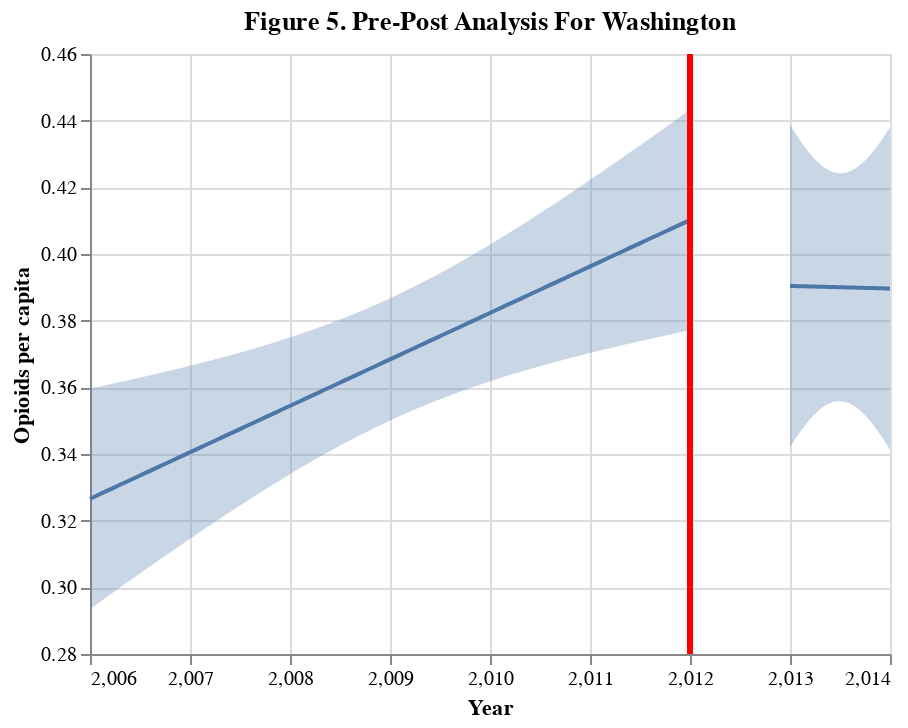

The cell this chart's notebook holds for it:
### Markdown cell above
> pre-post opioids

### Code cell
xvar= "TRANSACTION_YEAR"
yvar="opioid_shipment_population_ratio"
analysis = "Figure 5. Pre-Post Analysis For Washington"
target = "Opioids per capita"
fit, chart = pre_post(WA, yvar, xvar, 2012, analysis, target, alpha=0.05)
chart

### Figure 1 — Vega-Lite specification as saved in the notebook (floating-point values rounded to 4 significant figures)
{"config": {"view": {"continuousWidth": 400, "continuousHeight": 300}}, "layer": [{"data": {"name": "data-449e7c6b4d3613e950a6487f658d8ee4"}, "mark": "errorband", "encoding": {"x": {"field": "TRANSACTION_YEAR", "type": "quantitative"}, "y": {"axis": {"title": "Opioids per capita"}, "field": "ci_low", "type": "quantitative"}, "y2": {"field": "ci_high"}}}, {"data": {"name": "data-b5f8f2c73f2c2fd09420faa577c3c912"}, "mark": "errorband", "encoding": {"x": {"field": "TRANSACTION_YEAR", "type": "quantitative"}, "y": {"axis": {"title": "Opioids per capita"}, "field": "ci_low", "type": "quantitative"}, "y2": {"field": "ci_high"}}}, {"data": {"name": "data-449e7c6b4d3613e950a6487f658d8ee4"}, "mark": "line", "encoding": {"x": {"field": "TRANSACTION_YEAR", "type": "quantitative"}, "y": {"field": "opioid_shipment_population_ratio", "scale": {"zero": false}, "type": "quantitative"}}}, {"data": {"name": "data-b5f8f2c73f2c2fd09420faa577c3c912"}, "mark": "line", "encoding": {"x": {"field": "TRANSACTION_YEAR", "title": "Year", "type": "quantitative"}, "y": {"field": "opioid_shipment_population_ratio", "scale": {"zero": false}, "type": "quantitative"}}}, {"data": {"name": "data-093671e60d609957934f7032375c92d9"}, "mark": {"type": "rule", "color": "red", "strokeWidth": 3}, "encoding": {"x": {"field": "x", "type": "quantitative"}}}], "title": "Figure 5. Pre-Post Analysis For Washington", "$schema": "https://vega.github.io/schema/vega-lite/v4.17.0.json", "datasets": {"data-449e7c6b4d3613e950a6487f658d8ee4": [{"TRANSACTION_YEAR": 2006.0, "opioid_shipment_population_ratio": 0.3266, "ci_low": 0.2935, "ci_high": 0.3597}, {"TRANSACTION_YEAR": 2006.0, "opioid_shipment_population_ratio": 0.3274, "ci_low": 0.2948, "ci_high": 0.36}, {"TRANSACTION_YEAR": 2006.0, "opioid_shipment_population_ratio": 0.3283, "ci_low": 0.2961, "ci_high": 0.3604}, {"TRANSACTION_YEAR": 2006.0, "opioid_shipment_population_ratio": 0.3291, "ci_low": 0.2974, "ci_high": 0.3608}, {"TRANSACTION_YEAR": 2006.0, "opioid_shipment_population_ratio": 0.3299, "ci_low": 0.2986, "ci_high": 0.3612}, {"TRANSACTION_YEAR": 2006.0, "opioid_shipment_population_ratio": 0.3308, "ci_low": 0.2999, "ci_high": 0.3616}, {"TRANSACTION_YEAR": 2006.0, "opioid_shipment_population_ratio": 0.3316, "ci_low": 0.3012, "ci_high": 0.362}, {"TRANSACTION_YEAR": 2006.0, "opioid_shipment_population_ratio": 0.3324, "ci_low": 0.3025, "ci_high": 0.3624}, {"TRANSACTION_YEAR": 2006.0, "opioid_shipment_population_ratio": 0.3333, "ci_low": 0.3037, "ci_high": 0.3628}, {"TRANSACTION_YEAR": 2007.0, "opioid_shipment_population_ratio": 0.3341, "ci_low": 0.305, "ci_high": 0.3632}, {"TRANSACTION_YEAR": 2007.0, "opioid_shipment_population_ratio": 0.3349, "ci_low": 0.3063, "ci_high": 0.3636}, {"TRANSACTION_YEAR": 2007.0, "opioid_shipment_population_ratio": 0.3358, "ci_low": 0.3075, "ci_high": 0.364}, {"TRANSACTION_YEAR": 2007.0, "opioid_shipment_population_ratio": 0.3366, "ci_low": 0.3088, "ci_high": 0.3644}, {"TRANSACTION_YEAR": 2007.0, "opioid_shipment_population_ratio": 0.3374, "ci_low": 0.31, "ci_high": 0.3649}, {"TRANSACTION_YEAR": 2007.0, "opioid_shipment_population_ratio": 0.3383, "ci_low": 0.3113, "ci_high": 0.3653}, {"TRANSACTION_YEAR": 2007.0, "opioid_shipment_population_ratio": 0.3391, "ci_low": 0.3125, "ci_high": 0.3657}, {"TRANSACTION_YEAR": 2007.0, "opioid_shipment_population_ratio": 0.34, "ci_low": 0.3137, "ci_high": 0.3662}, {"TRANSACTION_YEAR": 2007.0, "opioid_shipment_population_ratio": 0.3408, "ci_low": 0.315, "ci_high": 0.3666}, {"TRANSACTION_YEAR": 2007.0, "opioid_shipment_population_ratio": 0.3416, "ci_low": 0.3162, "ci_high": 0.3671}, {"TRANSACTION_YEAR": 2007.0, "opioid_shipment_population_ratio": 0.3425, "ci_low": 0.3174, "ci_high": 0.3675}, {"TRANSACTION_YEAR": 2007.0, "opioid_shipment_population_ratio": 0.3433, "ci_low": 0.3186, "ci_high": 0.368}, {"TRANSACTION_YEAR": 2007.0, "opioid_shipment_population_ratio": 0.3441, "ci_low": 0.3198, "ci_high": 0.3685}, {"TRANSACTION_YEAR": 2007.0, "opioid_shipment_population_ratio": 0.345, "ci_low": 0.321, "ci_high": 0.3689}, {"TRANSACTION_YEAR": 2007.0, "opioid_shipment_population_ratio": 0.3458, "ci_low": 0.3222, "ci_high": 0.3694}, {"TRANSACTION_YEAR": 2007.0, "opioid_shipment_population_ratio": 0.3466, "ci_low": 0.3234, "ci_high": 0.3699}, {"TRANSACTION_YEAR": 2007.0, "opioid_shipment_population_ratio": 0.3475, "ci_low": 0.3245, "ci_high": 0.3704}, {"TRANSACTION_YEAR": 2008.0, "opioid_shipment_population_ratio": 0.3483, "ci_low": 0.3257, "ci_high": 0.3709}, {"TRANSACTION_YEAR": 2008.0, "opioid_shipment_population_ratio": 0.3492, "ci_low": 0.3269, "ci_high": 0.3715}, {"TRANSACTION_YEAR": 2008.0, "opioid_shipment_population_ratio": 0.35, "ci_low": 0.328, "ci_high": 0.372}, {"TRANSACTION_YEAR": 2008.0, "opioid_shipment_population_ratio": 0.3508, "ci_low": 0.3291, "ci_high": 0.3725}, {"TRANSACTION_YEAR": 2008.0, "opioid_shipment_population_ratio": 0.3517, "ci_low": 0.3303, "ci_high": 0.3731}, {"TRANSACTION_YEAR": 2008.0, "opioid_shipment_population_ratio": 0.3525, "ci_low": 0.3314, "ci_high": 0.3736}, {"TRANSACTION_YEAR": 2008.0, "opioid_shipment_population_ratio": 0.3533, "ci_low": 0.3325, "ci_high": 0.3742}, {"TRANSACTION_YEAR": 2008.0, "opioid_shipment_population_ratio": 0.3542, "ci_low": 0.3336, "ci_high": 0.3748}, {"TRANSACTION_YEAR": 2008.0, "opioid_shipment_population_ratio": 0.355, "ci_low": 0.3346, "ci_high": 0.3754}, {"TRANSACTION_YEAR": 2008.0, "opioid_shipment_population_ratio": 0.3558, "ci_low": 0.3357, "ci_high": 0.376}, {"TRANSACTION_YEAR": 2008.0, "opioid_shipment_population_ratio": 0.3567, "ci_low": 0.3368, "ci_high": 0.3766}, {"TRANSACTION_YEAR": 2008.0, "opioid_shipment_population_ratio": 0.3575, "ci_low": 0.3378, "ci_high": 0.3772}, {"TRANSACTION_YEAR": 2008.0, "opioid_shipment_population_ratio": 0.3583, "ci_low": 0.3388, "ci_high": 0.3779}, {"TRANSACTION_YEAR": 2008.0, "opioid_shipment_population_ratio": 0.3592, "ci_low": 0.3399, "ci_high": 0.3785}, {"TRANSACTION_YEAR": 2008.0, "opioid_shipment_population_ratio": 0.36, "ci_low": 0.3409, "ci_high": 0.3792}, {"TRANSACTION_YEAR": 2008.0, "opioid_shipment_population_ratio": 0.3609, "ci_low": 0.3418, "ci_high": 0.3799}, {"TRANSACTION_YEAR": 2009.0, "opioid_shipment_population_ratio": 0.3617, "ci_low": 0.3428, "ci_high": 0.3806}, {"TRANSACTION_YEAR": 2009.0, "opioid_shipment_population_ratio": 0.3625, "ci_low": 0.3438, "ci_high": 0.3813}, {"TRANSACTION_YEAR": 2009.0, "opioid_shipment_population_ratio": 0.3634, "ci_low": 0.3447, "ci_high": 0.382}, {"TRANSACTION_YEAR": 2009.0, "opioid_shipment_population_ratio": 0.3642, "ci_low": 0.3456, "ci_high": 0.3828}, {"TRANSACTION_YEAR": 2009.0, "opioid_shipment_population_ratio": 0.365, "ci_low": 0.3466, "ci_high": 0.3835}, {"TRANSACTION_YEAR": 2009.0, "opioid_shipment_population_ratio": 0.3659, "ci_low": 0.3474, "ci_high": 0.3843}, {"TRANSACTION_YEAR": 2009.0, "opioid_shipment_population_ratio": 0.3667, "ci_low": 0.3483, "ci_high": 0.3851}, {"TRANSACTION_YEAR": 2009.0, "opioid_shipment_population_ratio": 0.3675, "ci_low": 0.3492, "ci_high": 0.3859}, {"TRANSACTION_YEAR": 2009.0, "opioid_shipment_population_ratio": 0.3684, "ci_low": 0.35, "ci_high": 0.3867}, {"TRANSACTION_YEAR": 2009.0, "opioid_shipment_population_ratio": 0.3692, "ci_low": 0.3509, "ci_high": 0.3876}, {"TRANSACTION_YEAR": 2009.0, "opioid_shipment_population_ratio": 0.3701, "ci_low": 0.3517, "ci_high": 0.3884}, {"TRANSACTION_YEAR": 2009.0, "opioid_shipment_population_ratio": 0.3709, "ci_low": 0.3525, "ci_high": 0.3893}, {"TRANSACTION_YEAR": 2009.0, "opioid_shipment_population_ratio": 0.3717, "ci_low": 0.3532, "ci_high": 0.3902}, {"TRANSACTION_YEAR": 2009.0, "opioid_shipment_population_ratio": 0.3726, "ci_low": 0.354, "ci_high": 0.3911}, {"TRANSACTION_YEAR": 2009.0, "opioid_shipment_population_ratio": 0.3734, "ci_low": 0.3548, "ci_high": 0.392}, {"TRANSACTION_YEAR": 2009.0, "opioid_shipment_population_ratio": 0.3742, "ci_low": 0.3555, "ci_high": 0.393}, {"TRANSACTION_YEAR": 2009.0, "opioid_shipment_population_ratio": 0.3751, "ci_low": 0.3562, "ci_high": 0.3939}, {"TRANSACTION_YEAR": 2010.0, "opioid_shipment_population_ratio": 0.3759, "ci_low": 0.3569, "ci_high": 0.3949}, {"TRANSACTION_YEAR": 2010.0, "opioid_shipment_population_ratio": 0.3767, "ci_low": 0.3576, "ci_high": 0.3959}, {"TRANSACTION_YEAR": 2010.0, "opioid_shipment_population_ratio": 0.3776, "ci_low": 0.3583, "ci_high": 0.3969}, {"TRANSACTION_YEAR": 2010.0, "opioid_shipment_population_ratio": 0.3784, "ci_low": 0.3589, "ci_high": 0.3979}, {"TRANSACTION_YEAR": 2010.0, "opioid_shipment_population_ratio": 0.3793, "ci_low": 0.3596, "ci_high": 0.399}, {"TRANSACTION_YEAR": 2010.0, "opioid_shipment_population_ratio": 0.3801, "ci_low": 0.3602, "ci_high": 0.4}, {"TRANSACTION_YEAR": 2010.0, "opioid_shipment_population_ratio": 0.3809, "ci_low": 0.3608, "ci_high": 0.4011}, {"TRANSACTION_YEAR": 2010.0, "opioid_shipment_population_ratio": 0.3818, "ci_low": 0.3614, "ci_high": 0.4021}, {"TRANSACTION_YEAR": 2010.0, "opioid_shipment_population_ratio": 0.3826, "ci_low": 0.362, "ci_high": 0.4032}, {"TRANSACTION_YEAR": 2010.0, "opioid_shipment_population_ratio": 0.3834, "ci_low": 0.3626, "ci_high": 0.4043}, {"TRANSACTION_YEAR": 2010.0, "opioid_shipment_population_ratio": 0.3843, "ci_low": 0.3631, "ci_high": 0.4054}, {"TRANSACTION_YEAR": 2010.0, "opioid_shipment_population_ratio": 0.3851, "ci_low": 0.3637, "ci_high": 0.4065}, {"TRANSACTION_YEAR": 2010.0, "opioid_shipment_population_ratio": 0.3859, "ci_low": 0.3642, "ci_high": 0.4076}, {"TRANSACTION_YEAR": 2010.0, "opioid_shipment_population_ratio": 0.3868, "ci_low": 0.3648, "ci_high": 0.4088}, {"TRANSACTION_YEAR": 2010.0, "opioid_shipment_population_ratio": 0.3876, "ci_low": 0.3653, "ci_high": 0.4099}, {"TRANSACTION_YEAR": 2010.0, "opioid_shipment_population_ratio": 0.3884, "ci_low": 0.3658, "ci_high": 0.4111}, {"TRANSACTION_YEAR": 2010.0, "opioid_shipment_population_ratio": 0.3893, "ci_low": 0.3663, "ci_high": 0.4122}, {"TRANSACTION_YEAR": 2011.0, "opioid_shipment_population_ratio": 0.3901, "ci_low": 0.3668, "ci_high": 0.4134}, {"TRANSACTION_YEAR": 2011.0, "opioid_shipment_population_ratio": 0.391, "ci_low": 0.3673, "ci_high": 0.4146}, {"TRANSACTION_YEAR": 2011.0, "opioid_shipment_population_ratio": 0.3918, "ci_low": 0.3678, "ci_high": 0.4158}, {"TRANSACTION_YEAR": 2011.0, "opioid_shipment_population_ratio": 0.3926, "ci_low": 0.3683, "ci_high": 0.417}, {"TRANSACTION_YEAR": 2011.0, "opioid_shipment_population_ratio": 0.3935, "ci_low": 0.3688, "ci_high": 0.4182}, {"TRANSACTION_YEAR": 2011.0, "opioid_shipment_population_ratio": 0.3943, "ci_low": 0.3692, "ci_high": 0.4194}, {"TRANSACTION_YEAR": 2011.0, "opioid_shipment_population_ratio": 0.3951, "ci_low": 0.3697, "ci_high": 0.4206}, {"TRANSACTION_YEAR": 2011.0, "opioid_shipment_population_ratio": 0.396, "ci_low": 0.3701, "ci_high": 0.4218}, {"TRANSACTION_YEAR": 2011.0, "opioid_shipment_population_ratio": 0.3968, "ci_low": 0.3706, "ci_high": 0.423}, {"TRANSACTION_YEAR": 2011.0, "opioid_shipment_population_ratio": 0.3976, "ci_low": 0.371, "ci_high": 0.4243}, {"TRANSACTION_YEAR": 2011.0, "opioid_shipment_population_ratio": 0.3985, "ci_low": 0.3715, "ci_high": 0.4255}, {"TRANSACTION_YEAR": 2011.0, "opioid_shipment_population_ratio": 0.3993, "ci_low": 0.3719, "ci_high": 0.4267}, {"TRANSACTION_YEAR": 2011.0, "opioid_shipment_population_ratio": 0.4002, "ci_low": 0.3723, "ci_high": 0.428}, {"TRANSACTION_YEAR": 2011.0, "opioid_shipment_population_ratio": 0.401, "ci_low": 0.3727, "ci_high": 0.4292}, {"TRANSACTION_YEAR": 2011.0, "opioid_shipment_population_ratio": 0.4018, "ci_low": 0.3732, "ci_high": 0.4305}, {"TRANSACTION_YEAR": 2011.0, "opioid_shipment_population_ratio": 0.4027, "ci_low": 0.3736, "ci_high": 0.4318}, {"TRANSACTION_YEAR": 2012.0, "opioid_shipment_population_ratio": 0.4035, "ci_low": 0.374, "ci_high": 0.433}, {"TRANSACTION_YEAR": 2012.0, "opioid_shipment_population_ratio": 0.4043, "ci_low": 0.3744, "ci_high": 0.4343}, {"TRANSACTION_YEAR": 2012.0, "opioid_shipment_population_ratio": 0.4052, "ci_low": 0.3748, "ci_high": 0.4356}, {"TRANSACTION_YEAR": 2012.0, "opioid_shipment_population_ratio": 0.406, "ci_low": 0.3752, "ci_high": 0.4368}, {"TRANSACTION_YEAR": 2012.0, "opioid_shipment_population_ratio": 0.4068, "ci_low": 0.3756, "ci_high": 0.4381}, {"TRANSACTION_YEAR": 2012.0, "opioid_shipment_population_ratio": 0.4077, "ci_low": 0.376, "ci_high": 0.4394}, {"TRANSACTION_YEAR": 2012.0, "opioid_shipment_population_ratio": 0.4085, "ci_low": 0.3763, "ci_high": 0.4407}, {"TRANSACTION_YEAR": 2012.0, "opioid_shipment_population_ratio": 0.4094, "ci_low": 0.3767, "ci_high": 0.442}, {"TRANSACTION_YEAR": 2012.0, "opioid_shipment_population_ratio": 0.4102, "ci_low": 0.3771, "ci_high": 0.4433}], "data-b5f8f2c73f2c2fd09420faa577c3c912": [{"TRANSACTION_YEAR": 2013.0, "opioid_shipment_population_ratio": 0.3904, "ci_low": 0.3421, "ci_high": 0.4388}, {"TRANSACTION_YEAR": 2013.0, "opioid_shipment_population_ratio": 0.3904, "ci_low": 0.3426, "ci_high": 0.4383}, {"TRANSACTION_YEAR": 2013.0, "opioid_shipment_population_ratio": 0.3904, "ci_low": 0.343, "ci_high": 0.4378}, {"TRANSACTION_YEAR": 2013.0, "opioid_shipment_population_ratio": 0.3904, "ci_low": 0.3435, "ci_high": 0.4373}, {"TRANSACTION_YEAR": 2013.0, "opioid_shipment_population_ratio": 0.3904, "ci_low": 0.3439, "ci_high": 0.4368}, {"TRANSACTION_YEAR": 2013.0, "opioid_shipment_population_ratio": 0.3904, "ci_low": 0.3444, "ci_high": 0.4364}, {"TRANSACTION_YEAR": 2013.0, "opioid_shipment_population_ratio": 0.3904, "ci_low": 0.3448, "ci_high": 0.4359}, {"TRANSACTION_YEAR": 2013.0, "opioid_shipment_population_ratio": 0.3904, "ci_low": 0.3453, "ci_high": 0.4354}, {"TRANSACTION_YEAR": 2013.0, "opioid_shipment_population_ratio": 0.3904, "ci_low": 0.3457, "ci_high": 0.435}, {"TRANSACTION_YEAR": 2013.0, "opioid_shipment_population_ratio": 0.3903, "ci_low": 0.3461, "ci_high": 0.4345}, {"TRANSACTION_YEAR": 2013.0, "opioid_shipment_population_ratio": 0.3903, "ci_low": 0.3466, "ci_high": 0.4341}, {"TRANSACTION_YEAR": 2013.0, "opioid_shipment_population_ratio": 0.3903, "ci_low": 0.347, "ci_high": 0.4337}, {"TRANSACTION_YEAR": 2013.0, "opioid_shipment_population_ratio": 0.3903, "ci_low": 0.3474, "ci_high": 0.4333}, {"TRANSACTION_YEAR": 2013.0, "opioid_shipment_population_ratio": 0.3903, "ci_low": 0.3478, "ci_high": 0.4328}, {"TRANSACTION_YEAR": 2013.0, "opioid_shipment_population_ratio": 0.3903, "ci_low": 0.3482, "ci_high": 0.4324}, {"TRANSACTION_YEAR": 2013.0, "opioid_shipment_population_ratio": 0.3903, "ci_low": 0.3486, "ci_high": 0.432}, {"TRANSACTION_YEAR": 2013.0, "opioid_shipment_population_ratio": 0.3903, "ci_low": 0.349, "ci_high": 0.4316}, {"TRANSACTION_YEAR": 2013.0, "opioid_shipment_population_ratio": 0.3903, "ci_low": 0.3493, "ci_high": 0.4312}, {"TRANSACTION_YEAR": 2013.0, "opioid_shipment_population_ratio": 0.3903, "ci_low": 0.3497, "ci_high": 0.4309}, {"TRANSACTION_YEAR": 2013.0, "opioid_shipment_population_ratio": 0.3903, "ci_low": 0.3501, "ci_high": 0.4305}, {"TRANSACTION_YEAR": 2013.0, "opioid_shipment_population_ratio": 0.3903, "ci_low": 0.3504, "ci_high": 0.4301}, {"TRANSACTION_YEAR": 2013.0, "opioid_shipment_population_ratio": 0.3903, "ci_low": 0.3507, "ci_high": 0.4298}, {"TRANSACTION_YEAR": 2013.0, "opioid_shipment_population_ratio": 0.3902, "ci_low": 0.3511, "ci_high": 0.4294}, {"TRANSACTION_YEAR": 2013.0, "opioid_shipment_population_ratio": 0.3902, "ci_low": 0.3514, "ci_high": 0.4291}, {"TRANSACTION_YEAR": 2013.0, "opioid_shipment_population_ratio": 0.3902, "ci_low": 0.3517, "ci_high": 0.4288}, {"TRANSACTION_YEAR": 2013.0, "opioid_shipment_population_ratio": 0.3902, "ci_low": 0.352, "ci_high": 0.4284}, {"TRANSACTION_YEAR": 2013.0, "opioid_shipment_population_ratio": 0.3902, "ci_low": 0.3523, "ci_high": 0.4281}, {"TRANSACTION_YEAR": 2013.0, "opioid_shipment_population_ratio": 0.3902, "ci_low": 0.3526, "ci_high": 0.4278}, {"TRANSACTION_YEAR": 2013.0, "opioid_shipment_population_ratio": 0.3902, "ci_low": 0.3529, "ci_high": 0.4275}, {"TRANSACTION_YEAR": 2013.0, "opioid_shipment_population_ratio": 0.3902, "ci_low": 0.3531, "ci_high": 0.4273}, {"TRANSACTION_YEAR": 2013.0, "opioid_shipment_population_ratio": 0.3902, "ci_low": 0.3534, "ci_high": 0.427}, {"TRANSACTION_YEAR": 2013.0, "opioid_shipment_population_ratio": 0.3902, "ci_low": 0.3536, "ci_high": 0.4267}, {"TRANSACTION_YEAR": 2013.0, "opioid_shipment_population_ratio": 0.3902, "ci_low": 0.3538, "ci_high": 0.4265}, {"TRANSACTION_YEAR": 2013.0, "opioid_shipment_population_ratio": 0.3902, "ci_low": 0.3541, "ci_high": 0.4263}, {"TRANSACTION_YEAR": 2013.0, "opioid_shipment_population_ratio": 0.3902, "ci_low": 0.3543, "ci_high": 0.426}, {"TRANSACTION_YEAR": 2013.0, "opioid_shipment_population_ratio": 0.3901, "ci_low": 0.3545, "ci_high": 0.4258}, {"TRANSACTION_YEAR": 2013.0, "opioid_shipment_population_ratio": 0.3901, "ci_low": 0.3546, "ci_high": 0.4256}, {"TRANSACTION_YEAR": 2013.0, "opioid_shipment_population_ratio": 0.3901, "ci_low": 0.3548, "ci_high": 0.4254}, {"TRANSACTION_YEAR": 2013.0, "opioid_shipment_population_ratio": 0.3901, "ci_low": 0.355, "ci_high": 0.4253}, {"TRANSACTION_YEAR": 2013.0, "opioid_shipment_population_ratio": 0.3901, "ci_low": 0.3551, "ci_high": 0.4251}, {"TRANSACTION_YEAR": 2013.0, "opioid_shipment_population_ratio": 0.3901, "ci_low": 0.3553, "ci_high": 0.425}, {"TRANSACTION_YEAR": 2013.0, "opioid_shipment_population_ratio": 0.3901, "ci_low": 0.3554, "ci_high": 0.4248}, {"TRANSACTION_YEAR": 2013.0, "opioid_shipment_population_ratio": 0.3901, "ci_low": 0.3555, "ci_high": 0.4247}, {"TRANSACTION_YEAR": 2013.0, "opioid_shipment_population_ratio": 0.3901, "ci_low": 0.3556, "ci_high": 0.4246}, {"TRANSACTION_YEAR": 2013.0, "opioid_shipment_population_ratio": 0.3901, "ci_low": 0.3557, "ci_high": 0.4245}, {"TRANSACTION_YEAR": 2013.0, "opioid_shipment_population_ratio": 0.3901, "ci_low": 0.3557, "ci_high": 0.4244}, {"TRANSACTION_YEAR": 2013.0, "opioid_shipment_population_ratio": 0.3901, "ci_low": 0.3558, "ci_high": 0.4244}, {"TRANSACTION_YEAR": 2013.0, "opioid_shipment_population_ratio": 0.3901, "ci_low": 0.3558, "ci_high": 0.4243}, {"TRANSACTION_YEAR": 2013.0, "opioid_shipment_population_ratio": 0.39, "ci_low": 0.3558, "ci_high": 0.4243}, {"TRANSACTION_YEAR": 2013.0, "opioid_shipment_population_ratio": 0.39, "ci_low": 0.3559, "ci_high": 0.4242}, {"TRANSACTION_YEAR": 2013.0, "opioid_shipment_population_ratio": 0.39, "ci_low": 0.3559, "ci_high": 0.4242}, {"TRANSACTION_YEAR": 2014.0, "opioid_shipment_population_ratio": 0.39, "ci_low": 0.3558, "ci_high": 0.4242}, {"TRANSACTION_YEAR": 2014.0, "opioid_shipment_population_ratio": 0.39, "ci_low": 0.3558, "ci_high": 0.4242}, {"TRANSACTION_YEAR": 2014.0, "opioid_shipment_population_ratio": 0.39, "ci_low": 0.3558, "ci_high": 0.4242}, {"TRANSACTION_YEAR": 2014.0, "opioid_shipment_population_ratio": 0.39, "ci_low": 0.3557, "ci_high": 0.4243}, {"TRANSACTION_YEAR": 2014.0, "opioid_shipment_population_ratio": 0.39, "ci_low": 0.3556, "ci_high": 0.4243}, {"TRANSACTION_YEAR": 2014.0, "opioid_shipment_population_ratio": 0.39, "ci_low": 0.3556, "ci_high": 0.4244}, {"TRANSACTION_YEAR": 2014.0, "opioid_shipment_population_ratio": 0.39, "ci_low": 0.3555, "ci_high": 0.4245}, {"TRANSACTION_YEAR": 2014.0, "opioid_shipment_population_ratio": 0.39, "ci_low": 0.3554, "ci_high": 0.4246}, {"TRANSACTION_YEAR": 2014.0, "opioid_shipment_population_ratio": 0.39, "ci_low": 0.3552, "ci_high": 0.4247}, {"TRANSACTION_YEAR": 2014.0, "opioid_shipment_population_ratio": 0.39, "ci_low": 0.3551, "ci_high": 0.4248}, {"TRANSACTION_YEAR": 2014.0, "opioid_shipment_population_ratio": 0.3899, "ci_low": 0.3549, "ci_high": 0.4249}, {"TRANSACTION_YEAR": 2014.0, "opioid_shipment_population_ratio": 0.3899, "ci_low": 0.3548, "ci_high": 0.4251}, {"TRANSACTION_YEAR": 2014.0, "opioid_shipment_population_ratio": 0.3899, "ci_low": 0.3546, "ci_high": 0.4252}, {"TRANSACTION_YEAR": 2014.0, "opioid_shipment_population_ratio": 0.3899, "ci_low": 0.3544, "ci_high": 0.4254}, {"TRANSACTION_YEAR": 2014.0, "opioid_shipment_population_ratio": 0.3899, "ci_low": 0.3542, "ci_high": 0.4256}, {"TRANSACTION_YEAR": 2014.0, "opioid_shipment_population_ratio": 0.3899, "ci_low": 0.354, "ci_high": 0.4258}, {"TRANSACTION_YEAR": 2014.0, "opioid_shipment_population_ratio": 0.3899, "ci_low": 0.3538, "ci_high": 0.426}, {"TRANSACTION_YEAR": 2014.0, "opioid_shipment_population_ratio": 0.3899, "ci_low": 0.3536, "ci_high": 0.4262}, {"TRANSACTION_YEAR": 2014.0, "opioid_shipment_population_ratio": 0.3899, "ci_low": 0.3533, "ci_high": 0.4264}, {"TRANSACTION_YEAR": 2014.0, "opioid_shipment_population_ratio": 0.3899, "ci_low": 0.3531, "ci_high": 0.4267}, {"TRANSACTION_YEAR": 2014.0, "opioid_shipment_population_ratio": 0.3899, "ci_low": 0.3528, "ci_high": 0.4269}, {"TRANSACTION_YEAR": 2014.0, "opioid_shipment_population_ratio": 0.3899, "ci_low": 0.3525, "ci_high": 0.4272}, {"TRANSACTION_YEAR": 2014.0, "opioid_shipment_population_ratio": 0.3899, "ci_low": 0.3522, "ci_high": 0.4275}, {"TRANSACTION_YEAR": 2014.0, "opioid_shipment_population_ratio": 0.3898, "ci_low": 0.3519, "ci_high": 0.4278}, {"TRANSACTION_YEAR": 2014.0, "opioid_shipment_population_ratio": 0.3898, "ci_low": 0.3516, "ci_high": 0.4281}, {"TRANSACTION_YEAR": 2014.0, "opioid_shipment_population_ratio": 0.3898, "ci_low": 0.3513, "ci_high": 0.4284}, {"TRANSACTION_YEAR": 2014.0, "opioid_shipment_population_ratio": 0.3898, "ci_low": 0.351, "ci_high": 0.4287}, {"TRANSACTION_YEAR": 2014.0, "opioid_shipment_population_ratio": 0.3898, "ci_low": 0.3506, "ci_high": 0.429}, {"TRANSACTION_YEAR": 2014.0, "opioid_shipment_population_ratio": 0.3898, "ci_low": 0.3503, "ci_high": 0.4293}, {"TRANSACTION_YEAR": 2014.0, "opioid_shipment_population_ratio": 0.3898, "ci_low": 0.3499, "ci_high": 0.4297}, {"TRANSACTION_YEAR": 2014.0, "opioid_shipment_population_ratio": 0.3898, "ci_low": 0.3496, "ci_high": 0.43}, {"TRANSACTION_YEAR": 2014.0, "opioid_shipment_population_ratio": 0.3898, "ci_low": 0.3492, "ci_high": 0.4304}, {"TRANSACTION_YEAR": 2014.0, "opioid_shipment_population_ratio": 0.3898, "ci_low": 0.3488, "ci_high": 0.4307}, {"TRANSACTION_YEAR": 2014.0, "opioid_shipment_population_ratio": 0.3898, "ci_low": 0.3484, "ci_high": 0.4311}, {"TRANSACTION_YEAR": 2014.0, "opioid_shipment_population_ratio": 0.3898, "ci_low": 0.348, "ci_high": 0.4315}, {"TRANSACTION_YEAR": 2014.0, "opioid_shipment_population_ratio": 0.3898, "ci_low": 0.3476, "ci_high": 0.4319}, {"TRANSACTION_YEAR": 2014.0, "opioid_shipment_population_ratio": 0.3897, "ci_low": 0.3472, "ci_high": 0.4323}, {"TRANSACTION_YEAR": 2014.0, "opioid_shipment_population_ratio": 0.3897, "ci_low": 0.3468, "ci_high": 0.4327}, {"TRANSACTION_YEAR": 2014.0, "opioid_shipment_population_ratio": 0.3897, "ci_low": 0.3464, "ci_high": 0.4331}, {"TRANSACTION_YEAR": 2014.0, "opioid_shipment_population_ratio": 0.3897, "ci_low": 0.346, "ci_high": 0.4335}, {"TRANSACTION_YEAR": 2014.0, "opioid_shipment_population_ratio": 0.3897, "ci_low": 0.3455, "ci_high": 0.4339}, {"TRANSACTION_YEAR": 2014.0, "opioid_shipment_population_ratio": 0.3897, "ci_low": 0.3451, "ci_high": 0.4343}, {"TRANSACTION_YEAR": 2014.0, "opioid_shipment_population_ratio": 0.3897, "ci_low": 0.3446, "ci_high": 0.4348}, {"TRANSACTION_YEAR": 2014.0, "opioid_shipment_population_ratio": 0.3897, "ci_low": 0.3442, "ci_high": 0.4352}, {"TRANSACTION_YEAR": 2014.0, "opioid_shipment_population_ratio": 0.3897, "ci_low": 0.3437, "ci_high": 0.4357}, {"TRANSACTION_YEAR": 2014.0, "opioid_shipment_population_ratio": 0.3897, "ci_low": 0.3432, "ci_high": 0.4361}, {"TRANSACTION_YEAR": 2014.0, "opioid_shipment_population_ratio": 0.3897, "ci_low": 0.3428, "ci_high": 0.4366}, {"TRANSACTION_YEAR": 2014.0, "opioid_shipment_population_ratio": 0.3897, "ci_low": 0.3423, "ci_high": 0.437}, {"TRANSACTION_YEAR": 2014.0, "opioid_shipment_population_ratio": 0.3897, "ci_low": 0.3418, "ci_high": 0.4375}, {"TRANSACTION_YEAR": 2014.0, "opioid_shipment_population_ratio": 0.3896, "ci_low": 0.3413, "ci_high": 0.438}], "data-093671e60d609957934f7032375c92d9": [{"x": 2012}]}}
